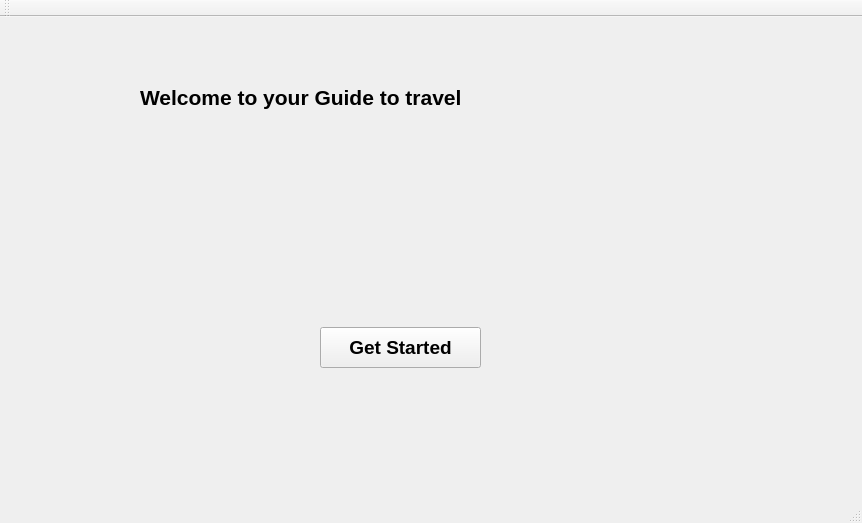
<?xml version="1.0" encoding="UTF-8"?>
<ui version="4.0">
 <class>QtWidgetsClassClass</class>
 <widget class="QMainWindow" name="QtWidgetsClassClass">
  <property name="geometry">
   <rect>
    <x>0</x>
    <y>0</y>
    <width>862</width>
    <height>523</height>
   </rect>
  </property>
  <property name="windowTitle">
   <string>QtWidgetsClass</string>
  </property>
  <widget class="QWidget" name="centralWidget">
   <widget class="QStackedWidget" name="stackedWidget">
    <property name="geometry">
     <rect>
      <x>0</x>
      <y>0</y>
      <width>861</width>
      <height>421</height>
     </rect>
    </property>
    <property name="currentIndex">
     <number>0</number>
    </property>
    <widget class="QWidget" name="page">
     <widget class="QLabel" name="label">
      <property name="geometry">
       <rect>
        <x>140</x>
        <y>60</y>
        <width>541</width>
        <height>41</height>
       </rect>
      </property>
      <property name="font">
       <font>
        <pointsize>16</pointsize>
        <bold>true</bold>
       </font>
      </property>
      <property name="text">
       <string>Welcome to your Guide to travel</string>
      </property>
     </widget>
     <widget class="QPushButton" name="pushButton">
      <property name="geometry">
       <rect>
        <x>320</x>
        <y>310</y>
        <width>161</width>
        <height>41</height>
       </rect>
      </property>
      <property name="font">
       <font>
        <pointsize>14</pointsize>
        <bold>true</bold>
       </font>
      </property>
      <property name="text">
       <string>Get Started</string>
      </property>
     </widget>
     <widget class="QLabel" name="label_3">
      <property name="geometry">
       <rect>
        <x>-10</x>
        <y>0</y>
        <width>721</width>
        <height>431</height>
       </rect>
      </property>
      <property name="text">
       <string/>
      </property>
      <property name="pixmap">
       <pixmap>C:/Users/TS/Downloads/WhatsApp Image 2024-05-08 at 17.11.40_29888b38.jpg</pixmap>
      </property>
      <property name="scaledContents">
       <bool>true</bool>
      </property>
     </widget>
     <zorder>label</zorder>
     <zorder>label_3</zorder>
     <zorder>pushButton</zorder>
    </widget>
    <widget class="QWidget" name="page_2">
     <widget class="QGraphicsView" name="graphicsView">
      <property name="geometry">
       <rect>
        <x>165</x>
        <y>1</y>
        <width>531</width>
        <height>411</height>
       </rect>
      </property>
     </widget>
     <widget class="QStackedWidget" name="stackedWidget_2">
      <property name="geometry">
       <rect>
        <x>0</x>
        <y>0</y>
        <width>161</width>
        <height>411</height>
       </rect>
      </property>
      <property name="currentIndex">
       <number>0</number>
      </property>
      <widget class="QWidget" name="page_3">
       <widget class="QWidget" name="verticalLayoutWidget">
        <property name="geometry">
         <rect>
          <x>20</x>
          <y>60</y>
          <width>131</width>
          <height>253</height>
         </rect>
        </property>
        <layout class="QVBoxLayout" name="verticalLayout">
         <item>
          <widget class="QPushButton" name="pushButton_3">
           <property name="font">
            <font>
             <pointsize>12</pointsize>
            </font>
           </property>
           <property name="text">
            <string>Add</string>
           </property>
          </widget>
         </item>
         <item>
          <widget class="QPushButton" name="pushButton_2">
           <property name="font">
            <font>
             <pointsize>12</pointsize>
            </font>
           </property>
           <property name="text">
            <string>Update</string>
           </property>
          </widget>
         </item>
         <item>
          <widget class="QPushButton" name="pushButton_4">
           <property name="font">
            <font>
             <pointsize>12</pointsize>
            </font>
           </property>
           <property name="text">
            <string>Delete</string>
           </property>
          </widget>
         </item>
         <item>
          <widget class="QPushButton" name="pushButton_5">
           <property name="font">
            <font>
             <pointsize>12</pointsize>
            </font>
           </property>
           <property name="text">
            <string>Traverse</string>
           </property>
          </widget>
         </item>
         <item>
          <widget class="QPushButton" name="pushButton_15">
           <property name="font">
            <font>
             <pointsize>12</pointsize>
            </font>
           </property>
           <property name="text">
            <string>All Paths</string>
           </property>
          </widget>
         </item>
         <item>
          <widget class="QPushButton" name="pushButton_18">
           <property name="font">
            <font>
             <pointsize>12</pointsize>
            </font>
           </property>
           <property name="text">
            <string>Connected</string>
           </property>
          </widget>
         </item>
        </layout>
       </widget>
      </widget>
      <widget class="QWidget" name="page_4">
       <widget class="QPushButton" name="pushButton_6">
        <property name="geometry">
         <rect>
          <x>10</x>
          <y>10</y>
          <width>31</width>
          <height>31</height>
         </rect>
        </property>
        <property name="font">
         <font>
          <pointsize>16</pointsize>
          <bold>true</bold>
         </font>
        </property>
        <property name="layoutDirection">
         <enum>Qt::LayoutDirection::LeftToRight</enum>
        </property>
        <property name="text">
         <string>←</string>
        </property>
        <property name="icon">
         <iconset theme="arrow"/>
        </property>
       </widget>
       <widget class="QLabel" name="label_2">
        <property name="geometry">
         <rect>
          <x>50</x>
          <y>40</y>
          <width>63</width>
          <height>20</height>
         </rect>
        </property>
        <property name="font">
         <font>
          <pointsize>14</pointsize>
          <bold>true</bold>
         </font>
        </property>
        <property name="text">
         <string>Add</string>
        </property>
       </widget>
       <widget class="QWidget" name="verticalLayoutWidget_2">
        <property name="geometry">
         <rect>
          <x>20</x>
          <y>70</y>
          <width>131</width>
          <height>428</height>
         </rect>
        </property>
        <layout class="QVBoxLayout" name="verticalLayout_2">
         <property name="spacing">
          <number>10</number>
         </property>
         <item>
          <widget class="QLabel" name="label_6">
           <property name="font">
            <font>
             <pointsize>10</pointsize>
             <bold>false</bold>
            </font>
           </property>
           <property name="text">
            <string>Source City</string>
           </property>
          </widget>
         </item>
         <item>
          <widget class="QTextEdit" name="textEdit"/>
         </item>
         <item>
          <widget class="QLabel" name="label_7">
           <property name="font">
            <font>
             <pointsize>10</pointsize>
             <bold>false</bold>
            </font>
           </property>
           <property name="text">
            <string>Destination City</string>
           </property>
          </widget>
         </item>
         <item>
          <widget class="QTextEdit" name="textEdit_3"/>
         </item>
         <item>
          <widget class="QLabel" name="label_8">
           <property name="font">
            <font>
             <pointsize>10</pointsize>
             <bold>false</bold>
            </font>
           </property>
           <property name="text">
            <string>Transportation</string>
           </property>
          </widget>
         </item>
         <item>
          <widget class="QTextEdit" name="textEdit_2"/>
         </item>
         <item>
          <widget class="QLabel" name="label_9">
           <property name="font">
            <font>
             <pointsize>10</pointsize>
             <bold>false</bold>
            </font>
           </property>
           <property name="text">
            <string>Price</string>
           </property>
          </widget>
         </item>
         <item>
          <widget class="QTextEdit" name="textEdit_4"/>
         </item>
        </layout>
       </widget>
       <widget class="QPushButton" name="pushButton_12">
        <property name="geometry">
         <rect>
          <x>40</x>
          <y>370</y>
          <width>83</width>
          <height>29</height>
         </rect>
        </property>
        <property name="font">
         <font>
          <pointsize>10</pointsize>
          <bold>true</bold>
         </font>
        </property>
        <property name="text">
         <string>Add</string>
        </property>
       </widget>
      </widget>
      <widget class="QWidget" name="page_5">
       <widget class="QLabel" name="label_14">
        <property name="geometry">
         <rect>
          <x>40</x>
          <y>40</y>
          <width>81</width>
          <height>31</height>
         </rect>
        </property>
        <property name="font">
         <font>
          <pointsize>14</pointsize>
          <bold>true</bold>
         </font>
        </property>
        <property name="text">
         <string>Update</string>
        </property>
       </widget>
       <widget class="QWidget" name="verticalLayoutWidget_3">
        <property name="geometry">
         <rect>
          <x>20</x>
          <y>80</y>
          <width>131</width>
          <height>428</height>
         </rect>
        </property>
        <layout class="QVBoxLayout" name="verticalLayout_4">
         <property name="spacing">
          <number>10</number>
         </property>
         <item>
          <widget class="QLabel" name="label_15">
           <property name="font">
            <font>
             <pointsize>10</pointsize>
             <bold>false</bold>
            </font>
           </property>
           <property name="text">
            <string>Source City</string>
           </property>
          </widget>
         </item>
         <item>
          <widget class="QTextEdit" name="textEdit_9"/>
         </item>
         <item>
          <widget class="QLabel" name="label_16">
           <property name="font">
            <font>
             <pointsize>10</pointsize>
             <bold>false</bold>
            </font>
           </property>
           <property name="text">
            <string>Destination City</string>
           </property>
          </widget>
         </item>
         <item>
          <widget class="QTextEdit" name="textEdit_10"/>
         </item>
         <item>
          <widget class="QLabel" name="label_17">
           <property name="font">
            <font>
             <pointsize>10</pointsize>
             <bold>false</bold>
            </font>
           </property>
           <property name="text">
            <string>Tansportation</string>
           </property>
          </widget>
         </item>
         <item>
          <widget class="QTextEdit" name="textEdit_11"/>
         </item>
         <item>
          <widget class="QLabel" name="label_18">
           <property name="font">
            <font>
             <pointsize>10</pointsize>
             <bold>false</bold>
            </font>
           </property>
           <property name="text">
            <string>New Price</string>
           </property>
          </widget>
         </item>
         <item>
          <widget class="QTextEdit" name="textEdit_12"/>
         </item>
        </layout>
       </widget>
       <widget class="QPushButton" name="pushButton_7">
        <property name="geometry">
         <rect>
          <x>10</x>
          <y>10</y>
          <width>31</width>
          <height>31</height>
         </rect>
        </property>
        <property name="font">
         <font>
          <pointsize>16</pointsize>
          <bold>true</bold>
         </font>
        </property>
        <property name="layoutDirection">
         <enum>Qt::LayoutDirection::LeftToRight</enum>
        </property>
        <property name="text">
         <string>←</string>
        </property>
        <property name="icon">
         <iconset theme="arrow"/>
        </property>
       </widget>
       <widget class="QPushButton" name="pushButton_11">
        <property name="geometry">
         <rect>
          <x>40</x>
          <y>370</y>
          <width>83</width>
          <height>29</height>
         </rect>
        </property>
        <property name="font">
         <font>
          <pointsize>10</pointsize>
          <bold>true</bold>
         </font>
        </property>
        <property name="text">
         <string>Update</string>
        </property>
       </widget>
      </widget>
      <widget class="QWidget" name="page_6">
       <widget class="QLabel" name="label_19">
        <property name="geometry">
         <rect>
          <x>40</x>
          <y>40</y>
          <width>81</width>
          <height>31</height>
         </rect>
        </property>
        <property name="font">
         <font>
          <pointsize>14</pointsize>
          <bold>true</bold>
         </font>
        </property>
        <property name="text">
         <string>Delete</string>
        </property>
       </widget>
       <widget class="QPushButton" name="pushButton_8">
        <property name="geometry">
         <rect>
          <x>10</x>
          <y>10</y>
          <width>31</width>
          <height>31</height>
         </rect>
        </property>
        <property name="font">
         <font>
          <pointsize>16</pointsize>
          <bold>true</bold>
         </font>
        </property>
        <property name="layoutDirection">
         <enum>Qt::LayoutDirection::LeftToRight</enum>
        </property>
        <property name="text">
         <string>←</string>
        </property>
        <property name="icon">
         <iconset theme="arrow"/>
        </property>
       </widget>
       <widget class="QPushButton" name="pushButton_10">
        <property name="geometry">
         <rect>
          <x>40</x>
          <y>300</y>
          <width>83</width>
          <height>29</height>
         </rect>
        </property>
        <property name="font">
         <font>
          <pointsize>10</pointsize>
          <bold>true</bold>
         </font>
        </property>
        <property name="text">
         <string>Delete</string>
        </property>
       </widget>
       <widget class="QWidget" name="verticalLayoutWidget_4">
        <property name="geometry">
         <rect>
          <x>20</x>
          <y>80</y>
          <width>131</width>
          <height>319</height>
         </rect>
        </property>
        <layout class="QVBoxLayout" name="verticalLayout_5">
         <property name="spacing">
          <number>10</number>
         </property>
         <item>
          <widget class="QLabel" name="label_20">
           <property name="font">
            <font>
             <pointsize>10</pointsize>
             <bold>false</bold>
            </font>
           </property>
           <property name="text">
            <string>Source City</string>
           </property>
          </widget>
         </item>
         <item>
          <widget class="QTextEdit" name="textEdit_13"/>
         </item>
         <item>
          <widget class="QLabel" name="label_21">
           <property name="font">
            <font>
             <pointsize>10</pointsize>
             <bold>false</bold>
            </font>
           </property>
           <property name="text">
            <string>Destination City</string>
           </property>
          </widget>
         </item>
         <item>
          <widget class="QTextEdit" name="textEdit_14"/>
         </item>
         <item>
          <widget class="QLabel" name="label_22">
           <property name="font">
            <font>
             <pointsize>10</pointsize>
             <bold>false</bold>
            </font>
           </property>
           <property name="text">
            <string>Tansportation</string>
           </property>
          </widget>
         </item>
         <item>
          <widget class="QTextEdit" name="textEdit_15"/>
         </item>
        </layout>
       </widget>
      </widget>
      <widget class="QWidget" name="page_7">
       <widget class="QPushButton" name="pushButton_9">
        <property name="geometry">
         <rect>
          <x>10</x>
          <y>10</y>
          <width>31</width>
          <height>31</height>
         </rect>
        </property>
        <property name="font">
         <font>
          <pointsize>16</pointsize>
          <bold>true</bold>
         </font>
        </property>
        <property name="layoutDirection">
         <enum>Qt::LayoutDirection::LeftToRight</enum>
        </property>
        <property name="text">
         <string>←</string>
        </property>
        <property name="icon">
         <iconset theme="arrow"/>
        </property>
       </widget>
       <widget class="QLabel" name="label_23">
        <property name="geometry">
         <rect>
          <x>40</x>
          <y>40</y>
          <width>91</width>
          <height>31</height>
         </rect>
        </property>
        <property name="font">
         <font>
          <pointsize>14</pointsize>
          <bold>true</bold>
         </font>
        </property>
        <property name="text">
         <string>Traverse</string>
        </property>
       </widget>
       <widget class="QTextEdit" name="textEdit_16">
        <property name="geometry">
         <rect>
          <x>20</x>
          <y>112</y>
          <width>129</width>
          <height>31</height>
         </rect>
        </property>
       </widget>
       <widget class="QLabel" name="label_24">
        <property name="geometry">
         <rect>
          <x>20</x>
          <y>80</y>
          <width>129</width>
          <height>22</height>
         </rect>
        </property>
        <property name="font">
         <font>
          <pointsize>10</pointsize>
          <bold>false</bold>
         </font>
        </property>
        <property name="text">
         <string>Source City</string>
        </property>
       </widget>
       <widget class="QPushButton" name="pushButton_13">
        <property name="geometry">
         <rect>
          <x>20</x>
          <y>160</y>
          <width>61</width>
          <height>31</height>
         </rect>
        </property>
        <property name="font">
         <font>
          <pointsize>12</pointsize>
          <bold>true</bold>
         </font>
        </property>
        <property name="layoutDirection">
         <enum>Qt::LayoutDirection::LeftToRight</enum>
        </property>
        <property name="text">
         <string>DFS</string>
        </property>
        <property name="icon">
         <iconset theme="arrow"/>
        </property>
       </widget>
       <widget class="QPushButton" name="pushButton_14">
        <property name="geometry">
         <rect>
          <x>90</x>
          <y>160</y>
          <width>61</width>
          <height>31</height>
         </rect>
        </property>
        <property name="font">
         <font>
          <pointsize>12</pointsize>
          <bold>true</bold>
         </font>
        </property>
        <property name="layoutDirection">
         <enum>Qt::LayoutDirection::LeftToRight</enum>
        </property>
        <property name="text">
         <string>BFS</string>
        </property>
        <property name="icon">
         <iconset theme="arrow"/>
        </property>
       </widget>
       <widget class="QTextBrowser" name="textBrowser">
        <property name="geometry">
         <rect>
          <x>20</x>
          <y>210</y>
          <width>131</width>
          <height>192</height>
         </rect>
        </property>
       </widget>
      </widget>
     </widget>
     <widget class="QWidget" name="verticalLayoutWidget_6">
      <property name="geometry">
       <rect>
        <x>710</x>
        <y>10</y>
        <width>131</width>
        <height>210</height>
       </rect>
      </property>
      <layout class="QVBoxLayout" name="verticalLayout_3">
       <property name="spacing">
        <number>10</number>
       </property>
       <item>
        <widget class="QLabel" name="label_10">
         <property name="font">
          <font>
           <pointsize>10</pointsize>
           <bold>false</bold>
          </font>
         </property>
         <property name="text">
          <string>Source City</string>
         </property>
        </widget>
       </item>
       <item>
        <widget class="QTextEdit" name="textEdit_5"/>
       </item>
       <item>
        <widget class="QLabel" name="label_11">
         <property name="font">
          <font>
           <pointsize>10</pointsize>
           <bold>false</bold>
          </font>
         </property>
         <property name="text">
          <string>Destination City</string>
         </property>
        </widget>
       </item>
       <item>
        <widget class="QTextEdit" name="textEdit_6"/>
       </item>
      </layout>
     </widget>
     <widget class="QPushButton" name="pushButton_19">
      <property name="geometry">
       <rect>
        <x>710</x>
        <y>350</y>
        <width>129</width>
        <height>30</height>
       </rect>
      </property>
      <property name="font">
       <font>
        <pointsize>12</pointsize>
       </font>
      </property>
      <property name="text">
       <string>Confirm</string>
      </property>
     </widget>
     <widget class="QTextBrowser" name="textBrowser_3">
      <property name="geometry">
       <rect>
        <x>710</x>
        <y>170</y>
        <width>129</width>
        <height>151</height>
       </rect>
      </property>
     </widget>
     <widget class="QLabel" name="label_12">
      <property name="geometry">
       <rect>
        <x>710</x>
        <y>140</y>
        <width>129</width>
        <height>18</height>
       </rect>
      </property>
      <property name="font">
       <font>
        <pointsize>10</pointsize>
        <bold>false</bold>
       </font>
      </property>
      <property name="text">
       <string>Transportations </string>
      </property>
     </widget>
    </widget>
    <widget class="QWidget" name="page_8">
     <widget class="QWidget" name="verticalLayoutWidget_5">
      <property name="geometry">
       <rect>
        <x>40</x>
        <y>70</y>
        <width>131</width>
        <height>191</height>
       </rect>
      </property>
      <layout class="QVBoxLayout" name="verticalLayout_6">
       <property name="spacing">
        <number>10</number>
       </property>
       <item>
        <widget class="QLabel" name="label_25">
         <property name="font">
          <font>
           <pointsize>10</pointsize>
           <bold>false</bold>
          </font>
         </property>
         <property name="text">
          <string>Source City</string>
         </property>
        </widget>
       </item>
       <item>
        <widget class="QTextEdit" name="textEdit_17"/>
       </item>
       <item>
        <widget class="QLabel" name="label_26">
         <property name="font">
          <font>
           <pointsize>10</pointsize>
           <bold>false</bold>
          </font>
         </property>
         <property name="text">
          <string>Destination City</string>
         </property>
        </widget>
       </item>
       <item>
        <widget class="QTextEdit" name="textEdit_18"/>
       </item>
       <item>
        <widget class="QLabel" name="label_27">
         <property name="font">
          <font>
           <pointsize>10</pointsize>
           <bold>false</bold>
          </font>
         </property>
         <property name="text">
          <string>Budget</string>
         </property>
        </widget>
       </item>
       <item>
        <widget class="QTextEdit" name="textEdit_19"/>
       </item>
      </layout>
     </widget>
     <widget class="QPushButton" name="pushButton_16">
      <property name="geometry">
       <rect>
        <x>60</x>
        <y>330</y>
        <width>83</width>
        <height>29</height>
       </rect>
      </property>
      <property name="font">
       <font>
        <pointsize>10</pointsize>
        <bold>true</bold>
       </font>
      </property>
      <property name="text">
       <string>Show</string>
      </property>
     </widget>
     <widget class="QPushButton" name="pushButton_17">
      <property name="geometry">
       <rect>
        <x>10</x>
        <y>10</y>
        <width>31</width>
        <height>31</height>
       </rect>
      </property>
      <property name="font">
       <font>
        <pointsize>16</pointsize>
        <bold>true</bold>
       </font>
      </property>
      <property name="layoutDirection">
       <enum>Qt::LayoutDirection::LeftToRight</enum>
      </property>
      <property name="text">
       <string>←</string>
      </property>
      <property name="icon">
       <iconset theme="arrow"/>
      </property>
     </widget>
     <widget class="QLabel" name="label_28">
      <property name="geometry">
       <rect>
        <x>60</x>
        <y>30</y>
        <width>101</width>
        <height>31</height>
       </rect>
      </property>
      <property name="font">
       <font>
        <pointsize>14</pointsize>
        <bold>true</bold>
       </font>
      </property>
      <property name="text">
       <string>All Paths</string>
      </property>
     </widget>
     <widget class="QTextBrowser" name="textBrowser_2">
      <property name="geometry">
       <rect>
        <x>220</x>
        <y>31</y>
        <width>441</width>
        <height>331</height>
       </rect>
      </property>
     </widget>
    </widget>
   </widget>
  </widget>
  <widget class="QMenuBar" name="menuBar">
   <property name="geometry">
    <rect>
     <x>0</x>
     <y>0</y>
     <width>862</width>
     <height>22</height>
    </rect>
   </property>
  </widget>
  <widget class="QToolBar" name="mainToolBar">
   <attribute name="toolBarArea">
    <enum>TopToolBarArea</enum>
   </attribute>
   <attribute name="toolBarBreak">
    <bool>false</bool>
   </attribute>
  </widget>
  <widget class="QStatusBar" name="statusBar"/>
 </widget>
 <layoutdefault spacing="6" margin="11"/>
 <resources/>
 <connections/>
</ui>
